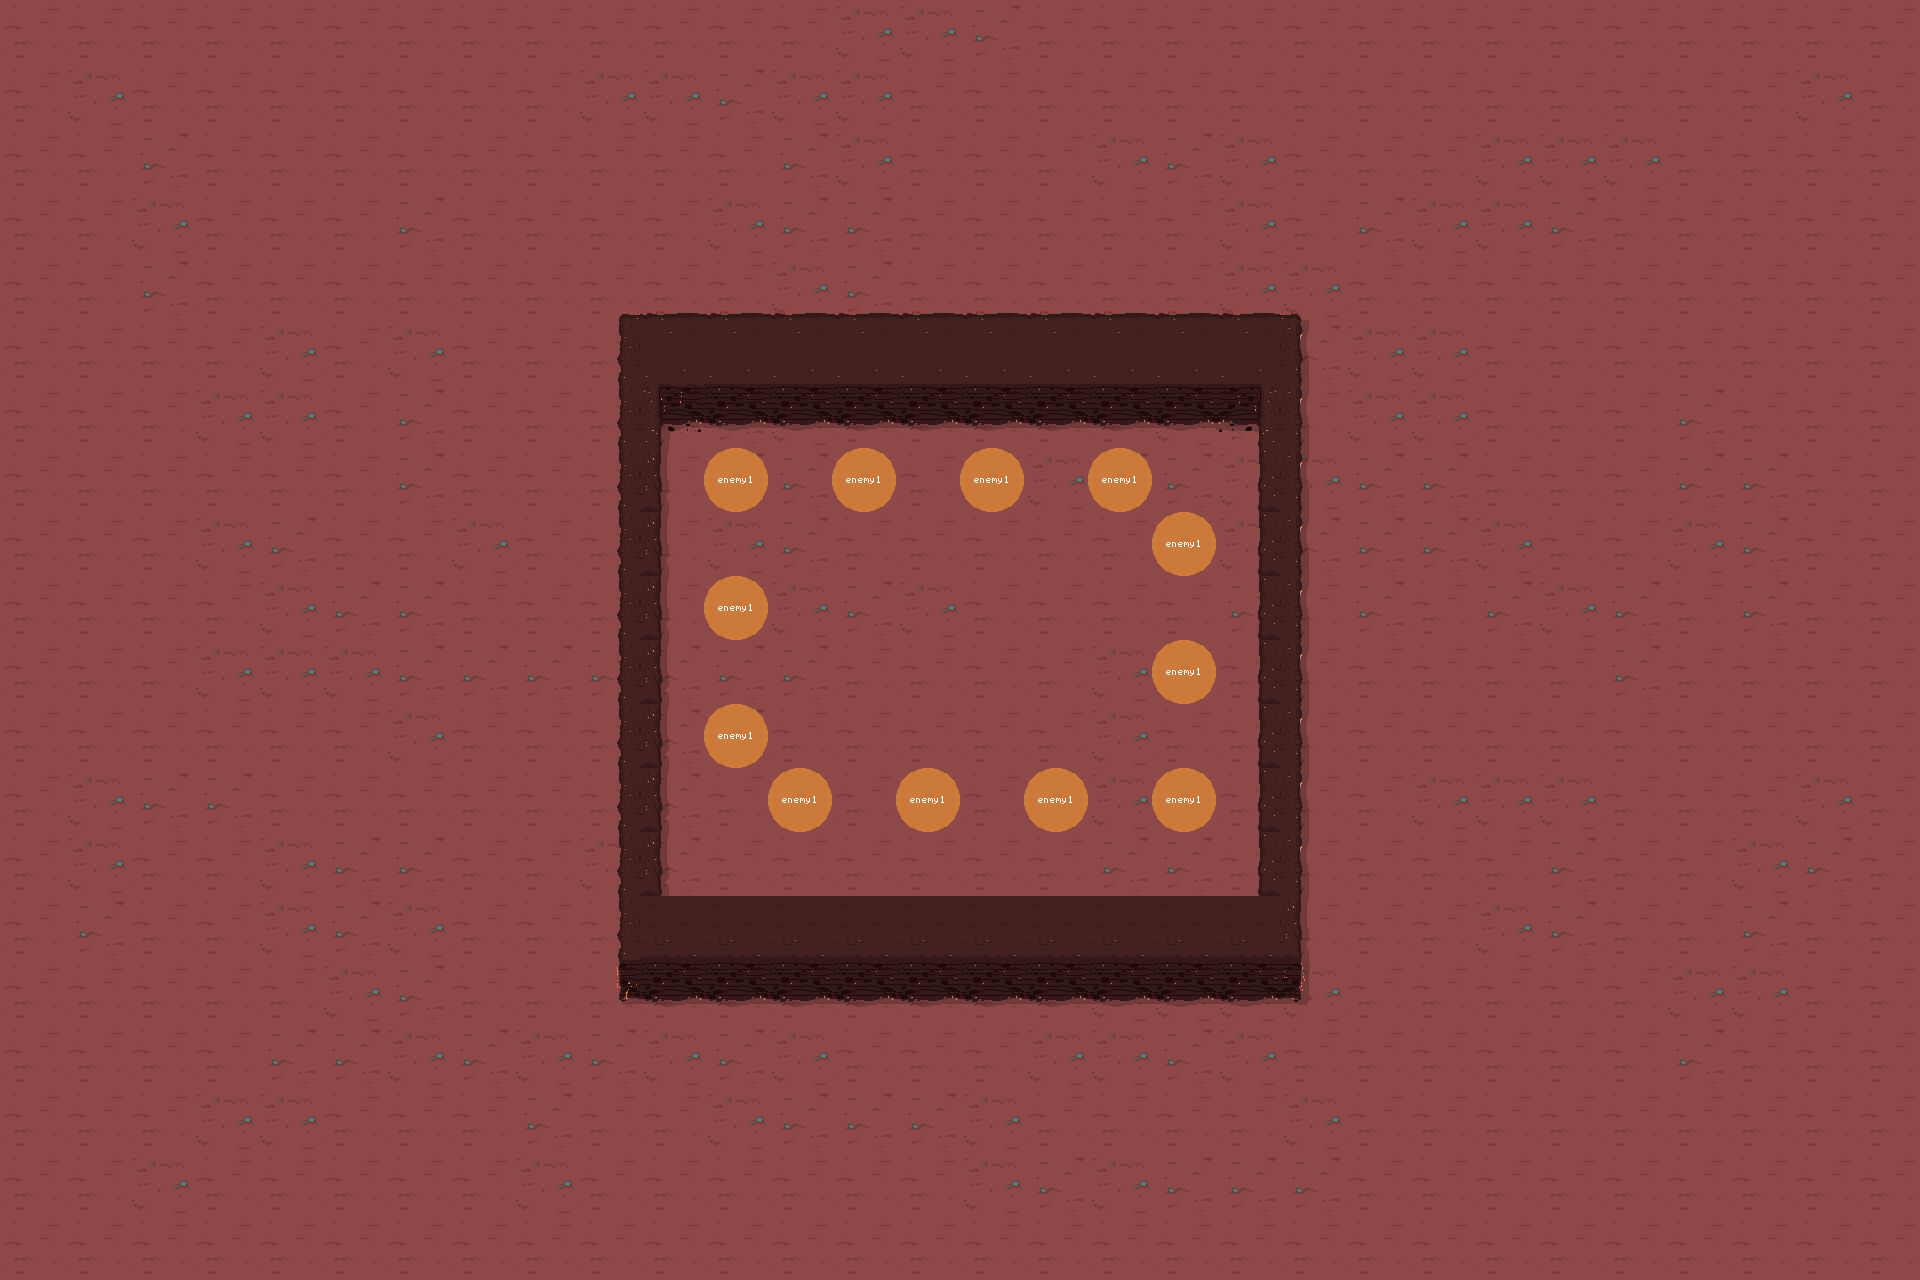

Tiled map render using the project's own tile images. Description and the map definition, with tile-layer contents summarised, below:
An orthogonal 30x20 tile map with 64x64 px tiles, 4 tile layers (0, 1, 2, markers), 2 tilesets and 116 objects.

<map version="1.8" tiledversion="1.8.4" orientation="orthogonal" renderorder="right-down" width="30" height="20" tilewidth="64" tileheight="64" infinite="0" nextlayerid="9" nextobjectid="6">
 <editorsettings>
  <export target="demoMap.tmj" format="json" />
 </editorsettings>
 <tileset firstgid="1" name="tiles 1" tilewidth="64" tileheight="64" tilecount="72" columns="8">
  <image source="tiles.png" width="512" height="576" />
  <tile id="0">
   <properties>
    <property name="collides" type="bool" value="true" />
   </properties>
   <objectgroup draworder="index" id="2">
    <object id="1" x="43.625" y="58.9375" width="20.375" height="4.9375" />
   </objectgroup>
  </tile>
  <tile id="1">
   <properties>
    <property name="collides" type="bool" value="true" />
   </properties>
   <objectgroup draworder="index" id="2">
    <object id="1" x="0.125" y="57.625" width="63.9375" height="6.25" />
   </objectgroup>
  </tile>
  <tile id="2">
   <properties>
    <property name="collides" type="bool" value="true" />
   </properties>
   <objectgroup draworder="index" id="2">
    <object id="1" x="0.0625" y="57.0625" width="63.9375" height="6.8125" />
   </objectgroup>
  </tile>
  <tile id="3">
   <properties>
    <property name="collides" type="bool" value="true" />
   </properties>
   <objectgroup draworder="index" id="2">
    <object id="1" x="0.1875" y="57.0625" width="20.75" height="6.875" />
   </objectgroup>
  </tile>
  <tile id="5">
   <properties>
    <property name="enemy_2" type="bool" value="true" />
   </properties>
  </tile>
  <tile id="6">
   <properties>
    <property name="enemy_3" type="bool" value="true" />
   </properties>
  </tile>
  <tile id="7">
   <properties>
    <property name="enemy_4" type="bool" value="true" />
   </properties>
  </tile>
  <tile id="8">
   <properties>
    <property name="collides" type="bool" value="true" />
   </properties>
   <objectgroup draworder="index" id="3">
    <object id="2" x="0.5" y="0.125" width="42.375" height="38.625" />
    <object id="3" x="43" y="0.125" width="20.875" height="63.625" />
   </objectgroup>
  </tile>
  <tile id="9">
   <properties>
    <property name="collides" type="bool" value="false" />
   </properties>
  </tile>
  <tile id="10">
   <properties>
    <property name="collides" type="bool" value="true" />
   </properties>
   <objectgroup draworder="index" id="2">
    <object id="1" x="0.125" y="0" width="20.75" height="63.625" />
    <object id="2" x="21" y="0.25" width="42.875" height="38.5" />
   </objectgroup>
  </tile>
  <tile id="11">
   <properties>
    <property name="collides" type="bool" value="true" />
   </properties>
   <objectgroup draworder="index" id="2">
    <object id="1" x="0.25" y="0.125" width="20.625" height="38.25" />
   </objectgroup>
  </tile>
  <tile id="13">
   <properties>
    <property name="enemy_1" type="bool" value="true" />
   </properties>
  </tile>
  <tile id="14">
   <properties>
    <property name="player_spawn" type="bool" value="true" />
   </properties>
  </tile>
  <tile id="15">
   <properties>
    <property name="vase" type="bool" value="true" />
   </properties>
  </tile>
  <tile id="16">
   <properties>
    <property name="collides" type="bool" value="true" />
   </properties>
   <objectgroup draworder="index" id="2">
    <object id="1" x="44.25" y="0" width="20" height="64.25" />
   </objectgroup>
  </tile>
  <tile id="17">
   <properties>
    <property name="collides" type="bool" value="false" />
   </properties>
  </tile>
  <tile id="18">
   <properties>
    <property name="collides" type="bool" value="true" />
   </properties>
   <objectgroup draworder="index" id="2">
    <object id="1" x="0.25" y="0" width="20.125" height="63.875" />
   </objectgroup>
  </tile>
  <tile id="19">
   <properties>
    <property name="collides" type="bool" value="true" />
   </properties>
   <objectgroup draworder="index" id="2">
    <object id="1" x="43.125" y="0" width="20.75" height="64" />
    <object id="2" x="0" y="58" width="42.625" height="6" />
   </objectgroup>
  </tile>
  <tile id="20">
   <properties>
    <property name="collides" type="bool" value="true" />
   </properties>
   <objectgroup draworder="index" id="2">
    <object id="1" x="0" y="-0.25" width="20.25" height="64.125" />
    <object id="2" x="20.375" y="57.875" width="43.625" height="6.375" />
   </objectgroup>
  </tile>
  <tile id="24">
   <properties>
    <property name="collides" type="bool" value="true" />
   </properties>
   <objectgroup draworder="index" id="2">
    <object id="1" x="44.125" y="0" width="19.75" height="63.875" />
   </objectgroup>
  </tile>
  <tile id="25">
   <properties>
    <property name="collides" type="bool" value="false" />
   </properties>
  </tile>
  <tile id="26">
   <properties>
    <property name="collides" type="bool" value="true" />
   </properties>
   <objectgroup draworder="index" id="2">
    <object id="1" x="-0.125" y="0" width="21.125" height="64" />
   </objectgroup>
  </tile>
  <tile id="27">
   <properties>
    <property name="collides" type="bool" value="true" />
   </properties>
  </tile>
  <tile id="28">
   <properties>
    <property name="collides" type="bool" value="true" />
   </properties>
  </tile>
  <tile id="32">
   <properties>
    <property name="collides" type="bool" value="true" />
   </properties>
   <objectgroup draworder="index" id="2">
    <object id="1" x="43.875" y="0.125" width="20" height="38.125" />
   </objectgroup>
  </tile>
  <tile id="33">
   <properties>
    <property name="collides" type="bool" value="true" />
   </properties>
   <objectgroup draworder="index" id="2">
    <object id="1" x="0" y="0.125" width="64.125" height="38.625" />
   </objectgroup>
  </tile>
  <tile id="34">
   <properties>
    <property name="collides" type="bool" value="true" />
   </properties>
   <objectgroup draworder="index" id="2">
    <object id="1" x="0" y="0.125" width="20.5" height="38.375" />
   </objectgroup>
  </tile>
  <tile id="37">
   <properties>
    <property name="collides" type="bool" value="true" />
   </properties>
   <objectgroup draworder="index" id="2">
    <object id="1" x="0" y="0" width="64" height="38.375" />
   </objectgroup>
  </tile>
  <tile id="48">
   <properties>
    <property name="lava" type="bool" value="true" />
   </properties>
   <objectgroup draworder="index" id="2">
    <object id="1" x="54.9091" y="40.2727" width="8.90909" height="23.4545" />
    <object id="2" x="43.7273" y="45.0909" width="11" height="18.9091" />
    <object id="3" x="34.7273" y="52.3636" width="8.90909" height="11.5455" />
   </objectgroup>
  </tile>
  <tile id="49">
   <properties>
    <property name="lava" type="bool" value="true" />
   </properties>
   <objectgroup draworder="index" id="2">
    <object id="1" x="0.0909091" y="39.2727" width="63.8182" height="24.5455" />
   </objectgroup>
  </tile>
  <tile id="50">
   <properties>
    <property name="lava" type="bool" value="true" />
   </properties>
   <objectgroup draworder="index" id="2">
    <object id="1" x="0.272727" y="41.4545" width="14.4545" height="22.6364" />
    <object id="2" x="15.0909" y="47.2727" width="13" height="16.7273" />
   </objectgroup>
  </tile>
  <tile id="51">
   <properties>
    <property name="lava" type="bool" value="true" />
   </properties>
   <objectgroup draworder="index" id="2">
    <object id="1" x="34.9091" y="42.4545" width="29" height="21.3636" />
   </objectgroup>
  </tile>
  <tile id="52">
   <properties>
    <property name="lava" type="bool" value="true" />
   </properties>
   <objectgroup draworder="index" id="2">
    <object id="1" x="0.181818" y="41.5455" width="63.8182" height="22.2727" />
   </objectgroup>
  </tile>
  <tile id="53">
   <properties>
    <property name="lava" type="bool" value="true" />
   </properties>
   <objectgroup draworder="index" id="2">
    <object id="1" x="0.181818" y="40.7273" width="29.4545" height="23.2727" />
   </objectgroup>
  </tile>
  <tile id="56">
   <properties>
    <property name="lava" type="bool" value="true" />
   </properties>
   <objectgroup draworder="index" id="2">
    <object id="1" x="33.1818" y="0" width="30.9091" height="63.8182" />
   </objectgroup>
  </tile>
  <tile id="57">
   <properties>
    <property name="lava" type="bool" value="true" />
   </properties>
   <objectgroup draworder="index" id="2">
    <!-- 1 objects omitted --></objectgroup>
  </tile>
  <tile id="58">
   <properties>
    <property name="lava" type="bool" value="true" />
   </properties>
   <objectgroup draworder="index" id="2">
    <!-- 1 objects omitted --></objectgroup>
  </tile>
  <tile id="62">
   <properties>
    <property name="lava" type="bool" value="true" />
   </properties>
   <objectgroup draworder="index" id="2">
    <!-- 4 objects omitted --></objectgroup>
  </tile>
  <tile id="63">
   <properties>
    <property name="lava" type="bool" value="true" />
   </properties>
   <objectgroup draworder="index" id="2">
    <!-- 4 objects omitted --></objectgroup>
  </tile>
  <tile id="64">
   <properties>
    <property name="lava" type="bool" value="true" />
   </properties>
   <objectgroup draworder="index" id="2">
    <!-- 2 objects omitted --></objectgroup>
  </tile>
  <tile id="65">
   <properties>
    <property name="lava" type="bool" value="true" />
   </properties>
   <objectgroup draworder="index" id="2">
    <!-- 1 objects omitted --></objectgroup>
  </tile>
  <tile id="66">
   <properties>
    <property name="lava" type="bool" value="true" />
   </properties>
   <objectgroup draworder="index" id="2">
    <!-- 3 objects omitted --></objectgroup>
  </tile>
  <tile id="67">
   <properties>
    <property name="lava" type="bool" value="true" />
   </properties>
   <objectgroup draworder="index" id="2">
    <!-- 1 objects omitted --></objectgroup>
  </tile>
  <tile id="68">
   <properties>
    <property name="lava" type="bool" value="true" />
   </properties>
   <objectgroup draworder="index" id="2">
    <!-- 1 objects omitted --></objectgroup>
  </tile>
  <tile id="69">
   <properties>
    <property name="lava" type="bool" value="true" />
   </properties>
   <objectgroup draworder="index" id="2">
    <!-- 1 objects omitted --></objectgroup>
  </tile>
  <tile id="70">
   <properties>
    <property name="lava" type="bool" value="true" />
   </properties>
   <objectgroup draworder="index" id="2">
    <!-- 4 objects omitted --></objectgroup>
  </tile>
  <tile id="71">
   <properties>
    <property name="lava" type="bool" value="true" />
   </properties>
   <objectgroup draworder="index" id="2">
    <!-- 4 objects omitted --></objectgroup>
  </tile>
 </tileset>
 <tileset firstgid="73" name="tiles 1" tilewidth="64" tileheight="64" tilecount="72" columns="8">
  <image source="tiles.png" width="512" height="576" />
  <tile id="0">
   <properties>
    <property name="collides" type="bool" value="true" />
   </properties>
   <objectgroup draworder="index" id="2">
    <!-- 1 objects omitted --></objectgroup>
  </tile>
  <tile id="1">
   <properties>
    <property name="collides" type="bool" value="true" />
   </properties>
   <objectgroup draworder="index" id="2">
    <!-- 1 objects omitted --></objectgroup>
  </tile>
  <tile id="2">
   <properties>
    <property name="collides" type="bool" value="true" />
   </properties>
   <objectgroup draworder="index" id="2">
    <!-- 1 objects omitted --></objectgroup>
  </tile>
  <tile id="3">
   <properties>
    <property name="collides" type="bool" value="true" />
   </properties>
   <objectgroup draworder="index" id="2">
    <!-- 1 objects omitted --></objectgroup>
  </tile>
  <tile id="5">
   <properties>
    <property name="enemy_2" type="bool" value="true" />
   </properties>
  </tile>
  <tile id="6">
   <properties>
    <property name="enemy_3" type="bool" value="true" />
   </properties>
  </tile>
  <tile id="7">
   <properties>
    <property name="enemy_4" type="bool" value="true" />
   </properties>
  </tile>
  <tile id="8">
   <properties>
    <property name="collides" type="bool" value="true" />
   </properties>
   <objectgroup draworder="index" id="3">
    <!-- 2 objects omitted --></objectgroup>
  </tile>
  <tile id="9">
   <properties>
    <property name="collides" type="bool" value="false" />
   </properties>
  </tile>
  <tile id="10">
   <properties>
    <property name="collides" type="bool" value="true" />
   </properties>
   <objectgroup draworder="index" id="2">
    <!-- 2 objects omitted --></objectgroup>
  </tile>
  <tile id="11">
   <properties>
    <property name="collides" type="bool" value="true" />
   </properties>
   <objectgroup draworder="index" id="2">
    <!-- 1 objects omitted --></objectgroup>
  </tile>
  <tile id="13">
   <properties>
    <property name="enemy_1" type="bool" value="true" />
   </properties>
  </tile>
  <tile id="14">
   <properties>
    <property name="player_spawn" type="bool" value="true" />
   </properties>
  </tile>
  <tile id="15">
   <properties>
    <property name="vase" type="bool" value="true" />
   </properties>
  </tile>
  <tile id="16">
   <properties>
    <property name="collides" type="bool" value="true" />
   </properties>
   <objectgroup draworder="index" id="2">
    <!-- 1 objects omitted --></objectgroup>
  </tile>
  <tile id="17">
   <properties>
    <property name="collides" type="bool" value="false" />
   </properties>
  </tile>
  <tile id="18">
   <properties>
    <property name="collides" type="bool" value="true" />
   </properties>
   <objectgroup draworder="index" id="2">
    <!-- 1 objects omitted --></objectgroup>
  </tile>
  <tile id="19">
   <properties>
    <property name="collides" type="bool" value="true" />
   </properties>
   <objectgroup draworder="index" id="2">
    <!-- 2 objects omitted --></objectgroup>
  </tile>
  <tile id="20">
   <properties>
    <property name="collides" type="bool" value="true" />
   </properties>
   <objectgroup draworder="index" id="2">
    <!-- 2 objects omitted --></objectgroup>
  </tile>
  <tile id="24">
   <properties>
    <property name="collides" type="bool" value="true" />
   </properties>
   <objectgroup draworder="index" id="2">
    <!-- 1 objects omitted --></objectgroup>
  </tile>
  <tile id="25">
   <properties>
    <property name="collides" type="bool" value="false" />
   </properties>
  </tile>
  <tile id="26">
   <properties>
    <property name="collides" type="bool" value="true" />
   </properties>
   <objectgroup draworder="index" id="2">
    <!-- 1 objects omitted --></objectgroup>
  </tile>
  <tile id="27">
   <properties>
    <property name="collides" type="bool" value="true" />
   </properties>
  </tile>
  <tile id="28">
   <properties>
    <property name="collides" type="bool" value="true" />
   </properties>
  </tile>
  <tile id="32">
   <properties>
    <property name="collides" type="bool" value="true" />
   </properties>
   <objectgroup draworder="index" id="2">
    <!-- 1 objects omitted --></objectgroup>
  </tile>
  <tile id="33">
   <properties>
    <property name="collides" type="bool" value="true" />
   </properties>
   <objectgroup draworder="index" id="2">
    <!-- 1 objects omitted --></objectgroup>
  </tile>
  <tile id="34">
   <properties>
    <property name="collides" type="bool" value="true" />
   </properties>
   <objectgroup draworder="index" id="2">
    <!-- 1 objects omitted --></objectgroup>
  </tile>
  <tile id="37">
   <properties>
    <property name="collides" type="bool" value="true" />
   </properties>
   <objectgroup draworder="index" id="2">
    <!-- 1 objects omitted --></objectgroup>
  </tile>
  <tile id="48">
   <properties>
    <property name="lava" type="bool" value="true" />
   </properties>
   <objectgroup draworder="index" id="2">
    <!-- 3 objects omitted --></objectgroup>
  </tile>
  <tile id="49">
   <properties>
    <property name="lava" type="bool" value="true" />
   </properties>
   <objectgroup draworder="index" id="2">
    <!-- 1 objects omitted --></objectgroup>
  </tile>
  <tile id="50">
   <properties>
    <property name="lava" type="bool" value="true" />
   </properties>
   <objectgroup draworder="index" id="2">
    <!-- 2 objects omitted --></objectgroup>
  </tile>
  <tile id="51">
   <properties>
    <property name="lava" type="bool" value="true" />
   </properties>
   <objectgroup draworder="index" id="2">
    <!-- 1 objects omitted --></objectgroup>
  </tile>
  <tile id="52">
   <properties>
    <property name="lava" type="bool" value="true" />
   </properties>
   <objectgroup draworder="index" id="2">
    <!-- 1 objects omitted --></objectgroup>
  </tile>
  <tile id="53">
   <properties>
    <property name="lava" type="bool" value="true" />
   </properties>
   <objectgroup draworder="index" id="2">
    <!-- 1 objects omitted --></objectgroup>
  </tile>
  <tile id="56">
   <properties>
    <property name="lava" type="bool" value="true" />
   </properties>
   <objectgroup draworder="index" id="2">
    <!-- 1 objects omitted --></objectgroup>
  </tile>
  <tile id="57">
   <properties>
    <property name="lava" type="bool" value="true" />
   </properties>
   <objectgroup draworder="index" id="2">
    <!-- 1 objects omitted --></objectgroup>
  </tile>
  <tile id="58">
   <properties>
    <property name="lava" type="bool" value="true" />
   </properties>
   <objectgroup draworder="index" id="2">
    <!-- 1 objects omitted --></objectgroup>
  </tile>
  <tile id="62">
   <properties>
    <property name="lava" type="bool" value="true" />
   </properties>
   <objectgroup draworder="index" id="2">
    <!-- 4 objects omitted --></objectgroup>
  </tile>
  <tile id="63">
   <properties>
    <property name="lava" type="bool" value="true" />
   </properties>
   <objectgroup draworder="index" id="2">
    <!-- 4 objects omitted --></objectgroup>
  </tile>
  <tile id="64">
   <properties>
    <property name="lava" type="bool" value="true" />
   </properties>
   <objectgroup draworder="index" id="2">
    <!-- 2 objects omitted --></objectgroup>
  </tile>
  <tile id="65">
   <properties>
    <property name="lava" type="bool" value="true" />
   </properties>
   <objectgroup draworder="index" id="2">
    <!-- 1 objects omitted --></objectgroup>
  </tile>
  <tile id="66">
   <properties>
    <property name="lava" type="bool" value="true" />
   </properties>
   <objectgroup draworder="index" id="2">
    <!-- 3 objects omitted --></objectgroup>
  </tile>
  <tile id="67">
   <properties>
    <property name="lava" type="bool" value="true" />
   </properties>
   <objectgroup draworder="index" id="2">
    <!-- 1 objects omitted --></objectgroup>
  </tile>
  <tile id="68">
   <properties>
    <property name="lava" type="bool" value="true" />
   </properties>
   <objectgroup draworder="index" id="2">
    <!-- 1 objects omitted --></objectgroup>
  </tile>
  <tile id="69">
   <properties>
    <property name="lava" type="bool" value="true" />
   </properties>
   <objectgroup draworder="index" id="2">
    <!-- 1 objects omitted --></objectgroup>
  </tile>
  <tile id="70">
   <properties>
    <property name="lava" type="bool" value="true" />
   </properties>
   <objectgroup draworder="index" id="2">
    <!-- 4 objects omitted --></objectgroup>
  </tile>
  <tile id="71">
   <properties>
    <property name="lava" type="bool" value="true" />
   </properties>
   <objectgroup draworder="index" id="2">
    <!-- 4 objects omitted --></objectgroup>
  </tile>
 </tileset>
 <layer id="1" name="0" width="30" height="20">
  <data>[600 cells, 600 non-empty, 3 distinct tile ids]</data>
 </layer>
 <layer id="6" name="1" width="30" height="20">
  <data>[600 cells, 88 non-empty, 13 distinct tile ids]</data>
 </layer>
 <layer id="8" name="2" width="30" height="20">
  <data>[600 cells, 0 non-empty, 0 distinct tile ids]</data>
 </layer>
 <layer id="7" name="markers" width="30" height="20">
  <data>[600 cells, 12 non-empty, 1 distinct tile ids]</data>
 </layer>
</map>
<!-- 85 of 116 objects omitted -->
